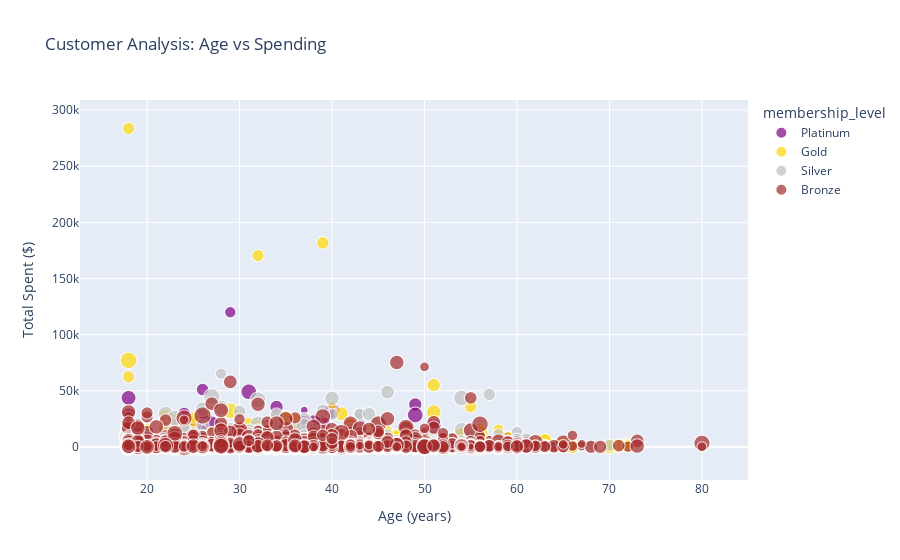
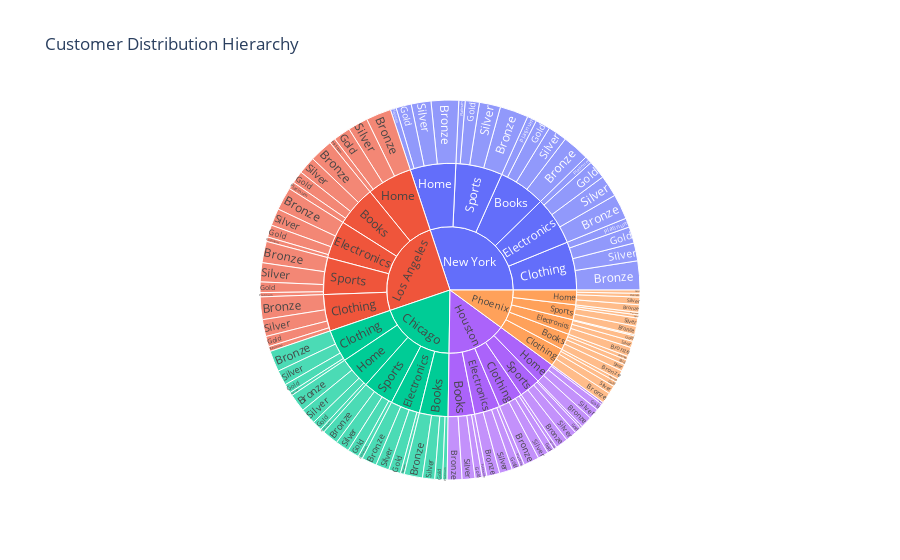
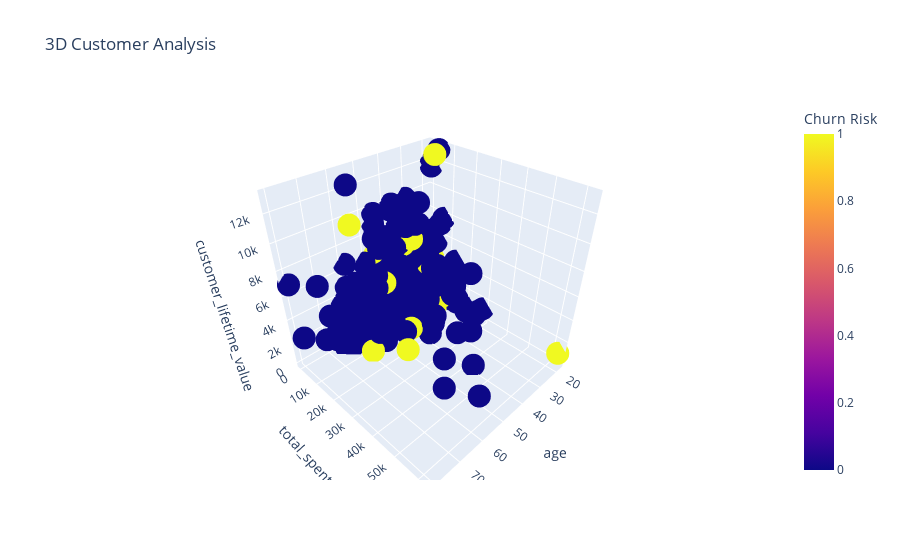
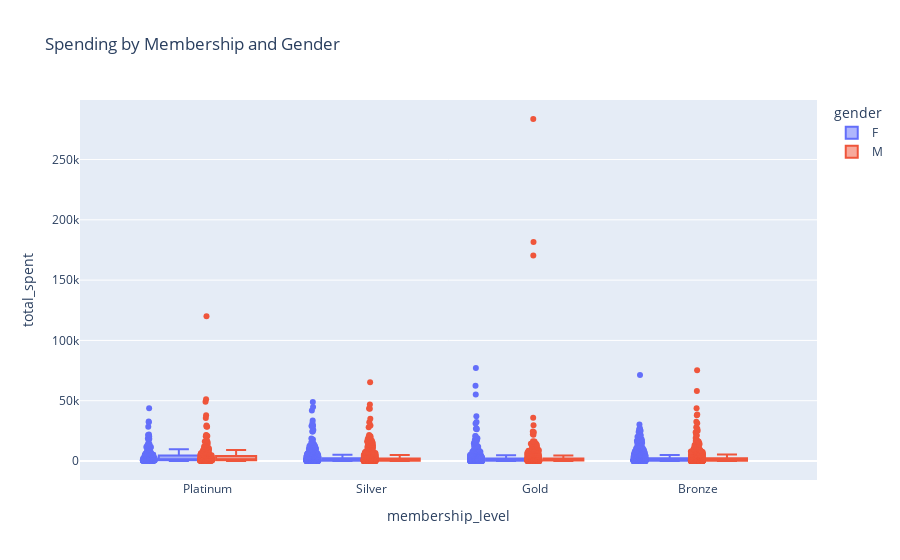

Notebook code for these charts, in order:
### Markdown cell above
---

## 📌 Section 5: Advanced Visualizations

### 🎯 Interactive and Advanced Plots

### Code cell
# 5.1 Interactive Visualizations with Plotly
print("🎨 INTERACTIVE VISUALIZATIONS\n" + "="*40)

# Interactive scatter plot
fig1 = px.scatter(customers, 
                  x='age', 
                  y='total_spent',
                  color='membership_level',
                  size='num_purchases',
                  hover_data=['customer_id', 'city', 'preferred_category'],
                  title='Customer Analysis: Age vs Spending',
                  labels={'total_spent': 'Total Spent ($)',
                         'age': 'Age (years)'},
                  color_discrete_map={'Bronze': 'brown', 
                                      'Silver': 'silver',
                                      'Gold': 'gold',
                                      'Platinum': 'purple'})
fig1.show()

# Sunburst chart
sunburst_data = customers.groupby(['city', 'preferred_category', 'membership_level']).size().reset_index(name='count')
fig2 = px.sunburst(sunburst_data,
                   path=['city', 'preferred_category', 'membership_level'],
                   values='count',
                   title='Customer Distribution Hierarchy')
fig2.show()

# 3D scatter
fig3 = px.scatter_3d(customers.sample(1000),  # Sample for performance
                      x='age',
                      y='total_spent',
                      z='customer_lifetime_value',
                      color='churn_risk',
                      title='3D Customer Analysis',
                      labels={'churn_risk': 'Churn Risk'})
fig3.show()

# Box plot with all points
fig4 = px.box(customers,
              x='membership_level',
              y='total_spent',
              color='gender',
              title='Spending by Membership and Gender',
              points='all',
              hover_data=['customer_id'])
fig4.show()

print("✅ Interactive visualizations created!")
print("💡 Hover over points for details, use controls to zoom/pan")

### Figure 1 — Plotly figure (JSON) as saved in the notebook; plotly's stock layout.template omitted (floating-point values rounded to 4 significant figures; data arrays with more than 128 entries replaced by an {"elided": "..."} marker saying what was removed)
{"data": [{"customdata": {"elided": "495x3 mixed values"}, "hovertemplate": "membership_level=Platinum<br>Age (years)=%{x}<br>Total Spent ($)=%{y}<br>num_purchases=%{marker.size}<br>customer_id=%{customdata[0]}<br>city=%{customdata[1]}<br>preferred_category=%{customdata[2]}<extra></extra>", "legendgroup": "Platinum", "marker": {"color": "purple", "size": {"elided": "495 int values"}, "sizemode": "area", "sizeref": 0.0625, "symbol": "circle"}, "mode": "markers", "name": "Platinum", "showlegend": true, "type": "scattergl", "x": {"elided": "495 int values"}, "xaxis": "x", "y": {"elided": "495 float values"}, "yaxis": "y"}, {"customdata": {"elided": "1062x3 mixed values"}, "hovertemplate": "membership_level=Gold<br>Age (years)=%{x}<br>Total Spent ($)=%{y}<br>num_purchases=%{marker.size}<br>customer_id=%{customdata[0]}<br>city=%{customdata[1]}<br>preferred_category=%{customdata[2]}<extra></extra>", "legendgroup": "Gold", "marker": {"color": "gold", "size": {"elided": "1062 int values"}, "sizemode": "area", "sizeref": 0.0625, "symbol": "circle"}, "mode": "markers", "name": "Gold", "showlegend": true, "type": "scattergl", "x": {"elided": "1062 int values"}, "xaxis": "x", "y": {"elided": "1062 float values"}, "yaxis": "y"}, {"customdata": {"elided": "1515x3 mixed values"}, "hovertemplate": "membership_level=Silver<br>Age (years)=%{x}<br>Total Spent ($)=%{y}<br>num_purchases=%{marker.size}<br>customer_id=%{customdata[0]}<br>city=%{customdata[1]}<br>preferred_category=%{customdata[2]}<extra></extra>", "legendgroup": "Silver", "marker": {"color": "silver", "size": {"elided": "1515 int values"}, "sizemode": "area", "sizeref": 0.0625, "symbol": "circle"}, "mode": "markers", "name": "Silver", "showlegend": true, "type": "scattergl", "x": {"elided": "1515 int values"}, "xaxis": "x", "y": {"elided": "1515 float values"}, "yaxis": "y"}, {"customdata": {"elided": "1928x3 mixed values"}, "hovertemplate": "membership_level=Bronze<br>Age (years)=%{x}<br>Total Spent ($)=%{y}<br>num_purchases=%{marker.size}<br>customer_id=%{customdata[0]}<br>city=%{customdata[1]}<br>preferred_category=%{customdata[2]}<extra></extra>", "legendgroup": "Bronze", "marker": {"color": "brown", "size": {"elided": "1928 int values"}, "sizemode": "area", "sizeref": 0.0625, "symbol": "circle"}, "mode": "markers", "name": "Bronze", "showlegend": true, "type": "scattergl", "x": {"elided": "1928 int values"}, "xaxis": "x", "y": {"elided": "1928 float values"}, "yaxis": "y"}], "layout": {"legend": {"itemsizing": "constant", "title": {"text": "membership_level"}, "tracegroupgap": 0}, "title": {"text": "Customer Analysis: Age vs Spending"}, "xaxis": {"anchor": "y", "domain": [0, 1], "title": {"text": "Age (years)"}}, "yaxis": {"anchor": "x", "domain": [0, 1], "title": {"text": "Total Spent ($)"}}}}

### Figure 2 — Plotly figure (JSON) as saved in the notebook; plotly's stock layout.template omitted (floating-point values rounded to 4 significant figures; data arrays with more than 128 entries replaced by an {"elided": "..."} marker saying what was removed)
{"data": [{"branchvalues": "total", "domain": {"x": [0, 1], "y": [0, 1]}, "hovertemplate": "labels=%{label}<br>count=%{value}<br>parent=%{parent}<br>id=%{id}<extra></extra>", "ids": {"elided": "130 str values"}, "labels": {"elided": "130 str values"}, "name": "", "parents": {"elided": "130 str values"}, "type": "sunburst", "values": {"elided": "130 int values"}}], "layout": {"legend": {"tracegroupgap": 0}, "title": {"text": "Customer Distribution Hierarchy"}}}

### Figure 3 — Plotly figure (JSON) as saved in the notebook; plotly's stock layout.template omitted (floating-point values rounded to 4 significant figures; data arrays with more than 128 entries replaced by an {"elided": "..."} marker saying what was removed)
{"data": [{"hovertemplate": "age=%{x}<br>total_spent=%{y}<br>customer_lifetime_value=%{z}<br>Churn Risk=%{marker.color}<extra></extra>", "legendgroup": "", "marker": {"color": {"elided": "1000 int values"}, "coloraxis": "coloraxis", "symbol": "circle"}, "mode": "markers", "name": "", "scene": "scene", "showlegend": false, "type": "scatter3d", "x": {"elided": "1000 int values"}, "y": {"elided": "1000 float values"}, "z": {"elided": "1000 float values"}}], "layout": {"coloraxis": {"colorbar": {"title": {"text": "Churn Risk"}}, "colorscale": [[0, "#0d0887"], [0.1111, "#46039f"], [0.2222, "#7201a8"], [0.3333, "#9c179e"], [0.4444, "#bd3786"], [0.5556, "#d8576b"], [0.6667, "#ed7953"], [0.7778, "#fb9f3a"], [0.8889, "#fdca26"], [1, "#f0f921"]]}, "legend": {"tracegroupgap": 0}, "scene": {"domain": {"x": [0, 1], "y": [0, 1]}, "xaxis": {"title": {"text": "age"}}, "yaxis": {"title": {"text": "total_spent"}}, "zaxis": {"title": {"text": "customer_lifetime_value"}}}, "title": {"text": "3D Customer Analysis"}}}

### Figure 4 — Plotly figure (JSON) as saved in the notebook; plotly's stock layout.template omitted (floating-point values rounded to 4 significant figures; data arrays with more than 128 entries replaced by an {"elided": "..."} marker saying what was removed)
{"data": [{"alignmentgroup": "True", "boxpoints": "all", "customdata": {"elided": "2441x1 int values"}, "hovertemplate": "gender=F<br>membership_level=%{x}<br>total_spent=%{y}<br>customer_id=%{customdata[0]}<extra></extra>", "legendgroup": "F", "marker": {"color": "#636efa"}, "name": "F", "notched": false, "offsetgroup": "F", "orientation": "v", "showlegend": true, "type": "box", "x": {"elided": "2441 str values"}, "x0": " ", "xaxis": "x", "y": {"elided": "2441 float values"}, "y0": " ", "yaxis": "y"}, {"alignmentgroup": "True", "boxpoints": "all", "customdata": {"elided": "2559x1 int values"}, "hovertemplate": "gender=M<br>membership_level=%{x}<br>total_spent=%{y}<br>customer_id=%{customdata[0]}<extra></extra>", "legendgroup": "M", "marker": {"color": "#EF553B"}, "name": "M", "notched": false, "offsetgroup": "M", "orientation": "v", "showlegend": true, "type": "box", "x": {"elided": "2559 str values"}, "x0": " ", "xaxis": "x", "y": {"elided": "2559 float values"}, "y0": " ", "yaxis": "y"}], "layout": {"boxmode": "group", "legend": {"title": {"text": "gender"}, "tracegroupgap": 0}, "title": {"text": "Spending by Membership and Gender"}, "xaxis": {"anchor": "y", "domain": [0, 1], "title": {"text": "membership_level"}}, "yaxis": {"anchor": "x", "domain": [0, 1], "title": {"text": "total_spent"}}}}
